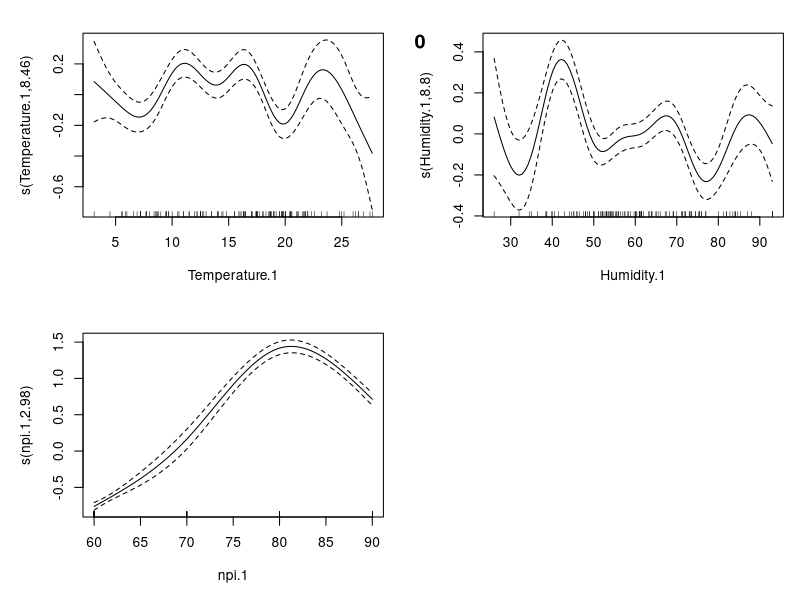
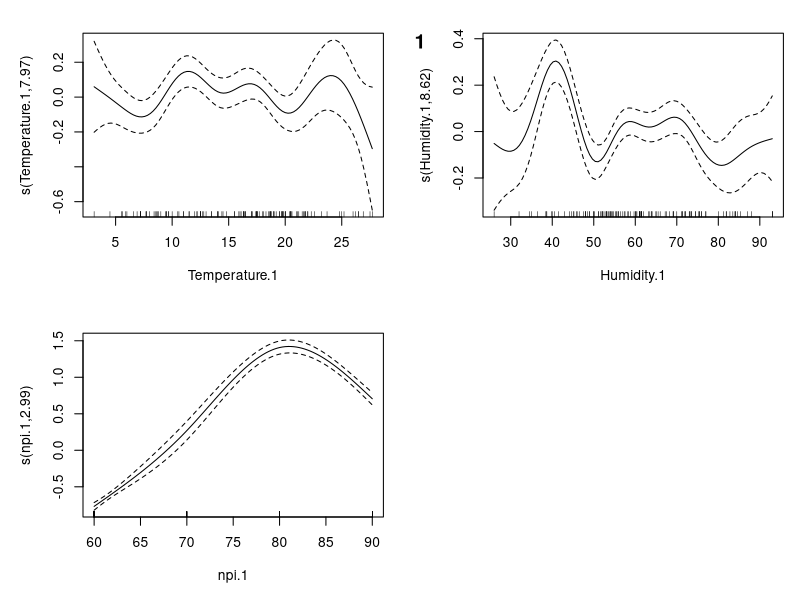
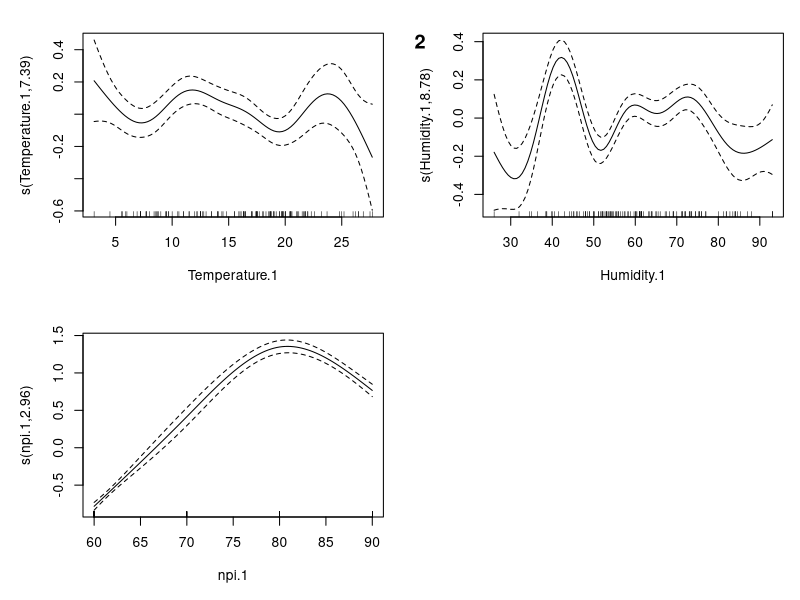
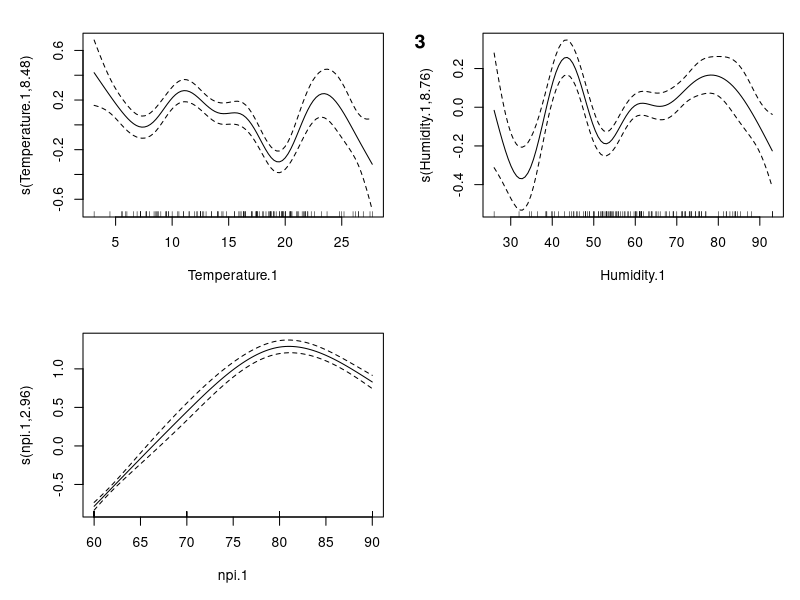
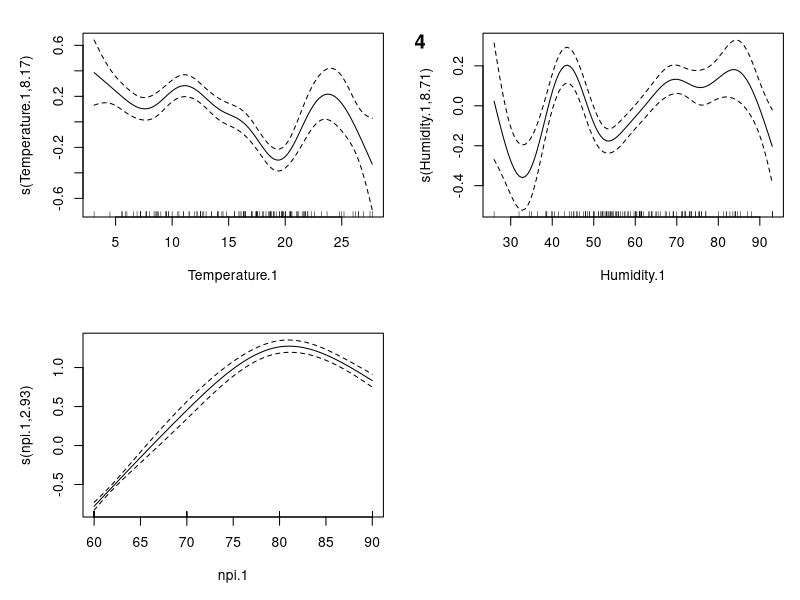
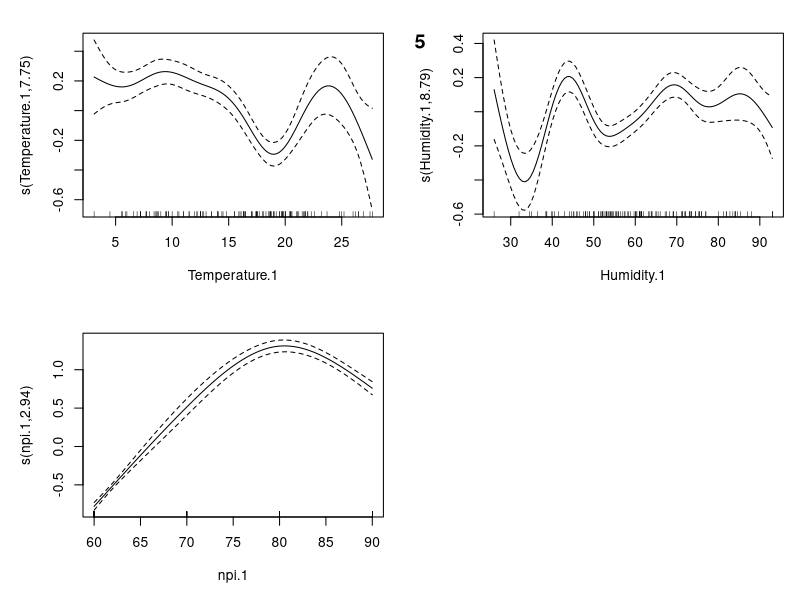
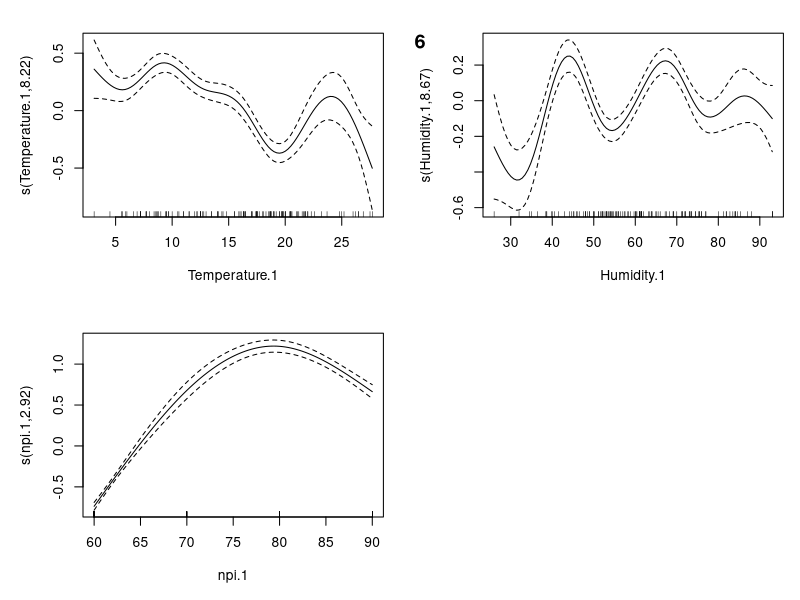
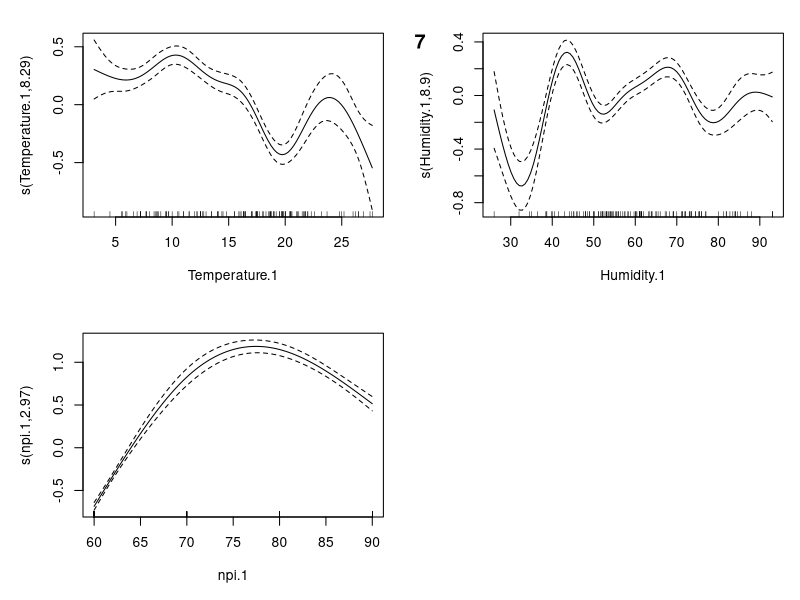

Reproduce these figures in R, in order. (Note: this script raises an error after producing the figures.)
## ---- chunk 1
require(mgcv)
bologna <- read.csv("bologna_full.csv")
bologna <- na.omit(bologna)

modena <- read.csv("modena_full.csv")
modena <- na.omit(modena)

florence <- read.csv("florence_full.csv")
florence <- na.omit(florence)

rome <- read.csv("rome_full.csv")
rome <- na.omit(rome)

num_iter <- 30
## ---- chunk 2
for(i in 0:num_iter) {
num_lag <- i
bologna <- read.csv("bologna_full.csv") #Read in file
#Push temperature&humidity data back climate_lag days by adding empty data in front
climate_lag = 5
#rep(NA, n) creates a vector of length n filled with NA
bologna$Temperature.1 <- c(rep(NA, climate_lag),  bologna$Temperature[(1):(nrow(bologna)-climate_lag)]) 
bologna$Humidity.1 <- c(rep(NA, climate_lag), bologna$Humidity[(1):(nrow(bologna)-climate_lag)])
#push npi back num_lag days
bologna$npi.1 <- c(rep(NA, num_lag), bologna$npi[(1):(nrow(bologna)-num_lag)])
#Omit the new NAs
bologna <- na.omit(bologna)

infections.gam <- gam(Daily ~ s(Temperature.1) + s(Humidity.1) +s(npi.1, k=4), family=poisson(link="log"), data=bologna)
plot(infections.gam,scale=0,se=2, shade=TRUE,pages=1)
title(main = i)
}
## ---- chunk 3
for(i in 0:num_iter) {
num_lag <- i
modena <- read.csv("modena_full.csv") #Read in file
#Push temperature&humidity data back climate_lag days by adding empty data in front
climate_lag = 5
#rep(NA, n) creates a vector of length n filled with NA
modena$Temperature.1 <- c(rep(NA, climate_lag),  modena$Temperature[(1):(nrow(modena)-climate_lag)]) 
modena$Humidity.1 <- c(rep(NA, climate_lag), modena$Humidity[(1):(nrow(modena)-climate_lag)])
#push npi back num_lag days
modena$npi.1 <- c(rep(NA, num_lag), modena$npi[(1):(nrow(modena)-num_lag)])
#Omit the new NAs
modena <- na.omit(modena)

infections.gam <- gam(Daily ~ s(Temperature.1) + s(Humidity.1) +s(npi.1, k=4), family=poisson(link="log"), data=modena)
plot(infections.gam,scale=0,se=2, shade=TRUE,pages=1)
title(main = i)
}

## ---- chunk 4
for(i in 0:num_iter) {
num_lag <- i
florence <- read.csv("florence_full.csv") #Read in file
#Push temperature&humidity data back climate_lag days by adding empty data in front
climate_lag = 5
#rep(NA, n) creates a vector of length n filled with NA
florence$Temperature.1 <- c(rep(NA, climate_lag),  florence$Temperature[(1):(nrow(florence)-climate_lag)]) 
florence$Humidity.1 <- c(rep(NA, climate_lag), florence$Humidity[(1):(nrow(florence)-climate_lag)])
#push npi back num_lag days
florence$npi.1 <- c(rep(NA, num_lag), florence$npi[(1):(nrow(florence)-num_lag)])
#Omit the new NAs
florence <- na.omit(florence)

infections.gam <- gam(Daily ~ s(Temperature.1) + s(Humidity.1) +s(npi.1, k=4), family=poisson(link="log"), data=florence)
plot(infections.gam,scale=0,se=2, shade=TRUE,pages=1)
title(main = i)
}
## ---- chunk 5
for(i in 0:num_iter) {
num_lag <- i
rome <- read.csv("rome_full.csv") #Read in file
#Push temperature&humidity data back climate_lag days by adding empty data in front
climate_lag = 5
#rep(NA, n) creates a vector of length n filled with NA
rome$Temperature.1 <- c(rep(NA, climate_lag),  rome$Temperature[(1):(nrow(rome)-climate_lag)]) 
rome$Humidity.1 <- c(rep(NA, climate_lag), rome$Humidity[(1):(nrow(rome)-climate_lag)])
#push npi back num_lag days
rome$npi.1 <- c(rep(NA, num_lag), rome$npi[(1):(nrow(rome)-num_lag)])
#Omit the new NAs
rome <- na.omit(rome)

infections.gam <- gam(Daily ~ s(Temperature.1) + s(Humidity.1) +s(npi.1, k=4), family=poisson(link="log"), data=rome)
plot(infections.gam,scale=0,se=2, shade=TRUE,pages=1)
title(main = i)
}
